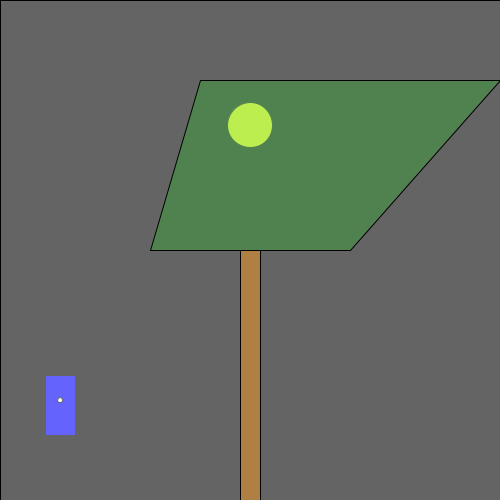
Frame 1 (no input)
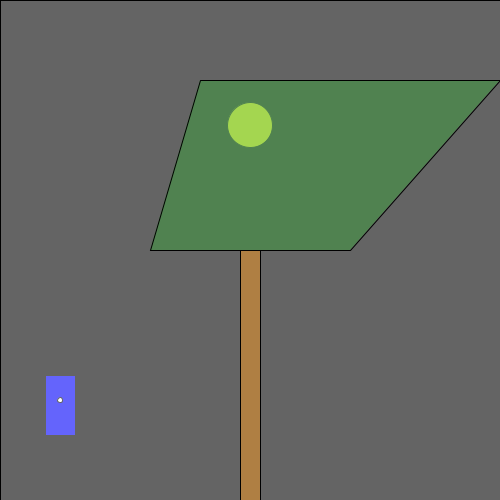
Frame 60 (the mouse pressed at the canvas centre just before this capture)
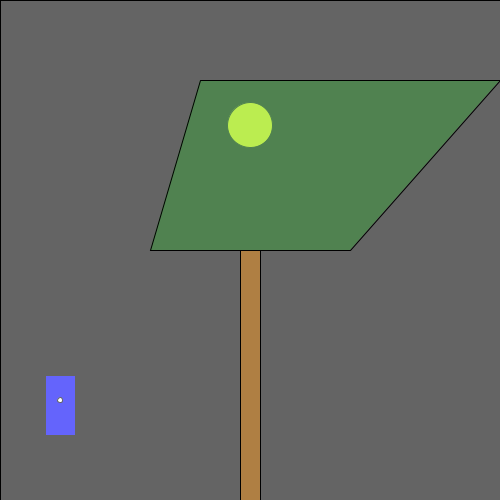
Frame 120 (the mouse held since frame 60 and released just before this capture)

The Processing sketch that drew these frames (run headless with seeded random() and noise(); from frame 60 on, the mouse is pressed at the canvas centre):

// Processing sketch: processing_109378
// ── processing_109378.pde

/*
  Norm Krumpe
  September 22, 2012
  Models a light that is triggered by motion (in this case, motion
  of the mouse).  The light also has a timer.  So, motion turns on the
  light, but a certain amount of time passing with no motion will
  cause the light to turn off again.
*/

// How close you need to get to the
// light sensor in order to turn on
// the light.  Higher values make it
// easier to trigger the light.  Distance
// is measured in pixels.
final int TRIGGER_DISTANCE = 50;

// The location of the sensor:
final int SWITCH_CENTER_X = 60;
final int SWITCH_CENTER_Y = 400;

// seconds until light shuts off automatically when there is no motion
final float SECONDS_UNTIL_AUTO_SHUTOFF = 10; 

// Light will initially be on because of this next value.
// Want the light off initially?  
// Set this to something less than SECONDS_UNTIL_AUTO_SHUTOFF
float timeOfLastTrigger = 0; 
boolean revealTriggerRegion = false;

// Just choose a window size
void setup() {
  size(500, 500);
}

// Each time the mouse moves, check to see
// if it triggered the motion sensor
void mouseMoved() {
  if (motionSensorWasTriggered()) {
    timeOfLastTrigger = millis()/1000.0;
  }
}

// When a key is pressed, toggle the "cheat" that
// reveals the motion sensor's trigger region.
void keyPressed() {
  revealTriggerRegion = !revealTriggerRegion;
}

// Draw the various parts of the scene
void draw() {
  background(0);

  drawLightSwitch();
  drawLamp();  
  drawTriggerRegion();
}

// Draws all components of the lamp
void drawLamp() {
  drawLight();
  fill(0, 255, 0, 50);
  quad(200, 80, 500, 80, 350, 250, 150, 250);
  fill(175, 127, 67);
  rect(240, 250, 20, 250);
}

// How the light gets drawn depends on whether
// the lightbulb is lit.
void drawLight() {

  if (secondsSinceLastTrigger() < SECONDS_UNTIL_AUTO_SHUTOFF) {
    // If the light is on:
    int strength = (int)random(156, 256);
    fill(strength, strength, 0);
    ellipse(250, 125, 45, 45);
    fill(255, 100);
    rect(0, 0, width, height);
  }

  else {
    // Light is off:
    fill(10, 10, 0);
    ellipse(250, 125, 45, 45);
  }
}

// Draw the light switch/sensor
void drawLightSwitch() {
  fill(0, 0, 250);
  rect(SWITCH_CENTER_X - 15, SWITCH_CENTER_Y - 25, 30, 60);
  fill(255);
  ellipse(SWITCH_CENTER_X, SWITCH_CENTER_Y, 5, 5);
}

// Return true if the mouse triggered the sensor
boolean motionSensorWasTriggered() {
  return distanceFromLightSwitch() < TRIGGER_DISTANCE;
}

// Compute the distance between the mouse and the sensor
float distanceFromLightSwitch() {  
  return dist(mouseX, mouseY, SWITCH_CENTER_X, SWITCH_CENTER_Y);
}

// Determine how long it has been since the motion sensor
// was last turned on.
float secondsSinceLastTrigger() {
  return millis()/1000.0 - timeOfLastTrigger;
}

// Show a "cheat" region so that you know where the mouse
// needs to go in order to trigger the light sensor
void drawTriggerRegion() {
  if (revealTriggerRegion) {
    fill(255, 25);
    ellipse(SWITCH_CENTER_X, SWITCH_CENTER_Y, 
    TRIGGER_DISTANCE * 2, TRIGGER_DISTANCE * 2);
  }
}
